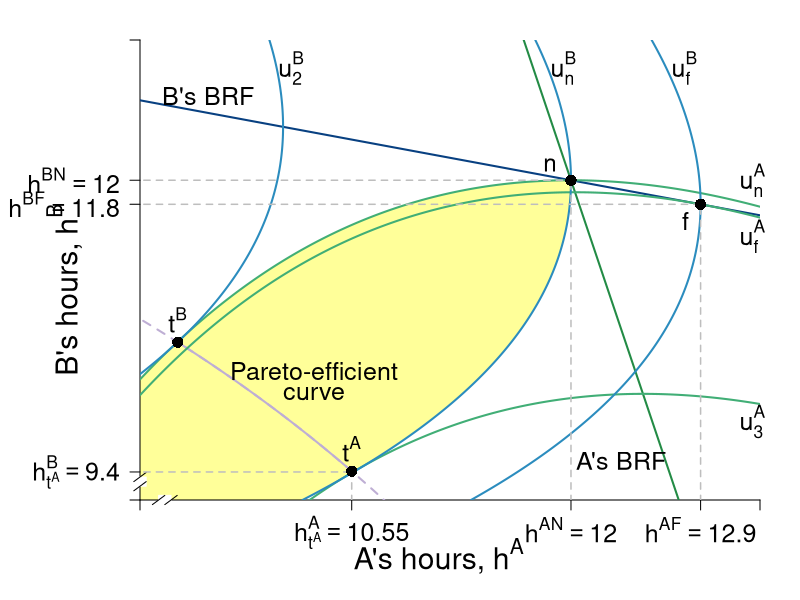

Here is the R script that generated this plot:
require(shape)
library(plotrix)
pdf(file = "coordination_failures/coord_brfs_stackelberg_zoom_close.pdf", width = 9, height = 7)

#Set parameters for graphics
pointsize <- 1.8
axislabelsize <- 1.8
labelsize <- 1.5
namesize <- 1.8
annotatesize <- 1.5
graphlinewidth <- 2
segmentlinewidth <- 1.5
COL <- c("#7fc97f", "#beaed4", "#fdc086", "#ffff99", "#386cb0", "#f0027f", "#bf5b17", "#666666")
COLA <- c("#99d8c9","#66c2a4","#41ae76", "#238b45", "#005824")
COLB <- c("#4eb3d3", "#2b8cbe", "#0868ac","#084081")

par(mar =  c(5, 7, 2, 2))

uA <- function(ea, eb, alpha = 30, beta = 1/2) {
  (alpha - beta*(ea+eb))*ea - 0.5*(ea)^2
}

uB <- function(ea, eb, alpha = 30, beta = 1/2) {
  (alpha - beta*(ea+eb))*eb - 0.5*(eb)^2
}

yA <- function(ea, eb, alpha = 30, beta = 1/2){
  ea*(alpha - beta*(ea + eb))
}

brfB <- function(ea, alpha = 30, beta = 1/2) {
  (alpha - beta*ea)/(1 + 2*beta)
}

brfA <- function(ea, alpha = 30, beta = 1/2) {
  (alpha - ea*(1 + 2*beta))/(beta)
}

brfPE <- function(ea, alpha = 30, beta = 1/8) {
  alpha*(1 - beta*ea)
}

hANE <- function(alpha, beta = 1/2){
  alpha/(1 + 3*beta)
}

hApEff <- function(alpha, beta = 1/2){
  alpha/(2 + 4*beta)
}

hAST <- function(alpha, beta = 1/2){
  (alpha*(1 + beta))/(1 + 4*beta + 2*beta^2)
}

hApEff2 <- function(alpha, beta = 1/2){
  alpha/(1 + 4*beta)
}

intercept1 <- function(alpha, beta = 1/2){
  alpha/(1 + 2*beta)
}

PEC <- function(ea, alpha = 30, beta = 1/2){
  a = beta*(1+2*beta);
  b = -alpha*(1+3*beta)+(1+2*beta)^2*ea;
  c = alpha^2 - alpha*(1+3*beta)*ea+ beta*(1+2*beta)*ea^2
  delta = b^2-4*a*c
  return((-b-sqrt(delta))/(2*a))
}


indiffA <- function(ea, alpha = 30, beta = 1/2, uA = 144) {
  (alpha*ea - beta*(ea)^2 - 0.5*(ea)^2 - uA)/(beta*ea)
}

indiffBroot1 <- function(ea, alpha = 30, beta = 30, uB = 144){
  (-sqrt(alpha^2 - 2*alpha*beta*ea + beta^2*ea^2 - 4*beta*uB - 2*uB) + alpha - beta*ea)/(2*beta + 1)
}

indiffBroot2 <- function(ea, alpha = 30, beta = 30, uB = 144){
  (sqrt(alpha^2 - 2*alpha*beta*ea + beta^2*ea^2 - 4*beta*uB - 2*uB) + alpha - beta*ea)/(2*beta + 1)
}


indiffB <- function(eb, alpha = 30, beta = 1/2, uB = 144) {
  (alpha*eb - uB - 0.5*eb^2)/(alpha*beta*eb)
}

indiffB2 <- function(ea, alpha = 30, beta = 1/2, uB = 144) {
  sqrt(alpha^2*(beta*ea - 1)^2 - 2*uB) - alpha*beta*ea + alpha
}

indiffB3 <- function(ea, alpha = 30, beta = 1/2, uB = 144) {
  -sqrt(alpha^2*(beta*ea - 1)^2 - 2*uB) - alpha*beta*ea + alpha
}


xlims <- c(9.15, 13.25)
ylims <- c(9.15, 13.25)

npts <- 501 
x <- seq(xlims[1], xlims[2], length.out = npts)
y <- seq(ylims[1], ylims[2], length.out = npts) 
a <- c(uA(hANE(alpha = 30, beta = 1/2), hANE(alpha = 30, beta = 1/2)), 
       uA(hAST(alpha = 30, beta = 1/2), brfB(ea = hAST(alpha = 30, beta = 1/2))),
       155.65)
b <- c(uA(hANE(alpha = 30, beta = 1/2),hANE(alpha = 30, beta = 1/2)), 
       uA(brfB(ea = hAST(alpha = 30, beta = 1/2)), hAST(alpha = 30, beta = 1/2)),
       155.65)


plot(0, 0, xlim = xlims, ylim = ylims, type = "n",
     xlab = expression(paste("")),
     ylab = expression(paste("")), 
     xaxt = "n", 
     yaxt = "n", 
     cex.lab = axislabelsize, 
     bty = "n",
     xaxs="i", 
     yaxs="i")


ticksy <- c(ylims[1], 9.4, brfB(ea = hAST(alpha = 30, beta = 1/2)), hANE(alpha = 30), intercept1(alpha = 30), ylims[2])
ylabels <- c(NA, expression(paste(h[t^A]^B == 9.4)), expression(paste(h^{BF}==11.8)), expression(paste(h^{BN})==12), expression(paste(frac(alpha, 1 + 2*beta))), NA)
ticksx <- c(xlims[1], 10.55, hANE(alpha = 30), hAST(alpha = 30, beta = 1/2), intercept1(alpha = 30), xlims[2])
xlabels <- c(NA, expression(paste(h[t^A]^A == 10.55)), expression(paste(h^{AN}==12)), expression(paste(h^{AF}==12.9)), expression(paste(frac(alpha, 1 + 2*beta))), NA)




npts <- 500 
xx1 <- seq(xlims[1], xlims[2], length.out = npts)

xx2 <- seq(9.4, 10.55, length.out = npts)
xx3 <- seq(8.4, 11.55, length.out = npts)

#I need something like xx1 with npts for 
xpoly1 <- seq(from = 8, to = 12, length.out = 500)
ypoly1 <- indiffA(xpoly1, uA = 144, alpha = 30, beta = 1/2)
ypoly2 <- indiffBroot1(xpoly1, uB = 144, alpha = 30, beta = 1/2)
polygon(x = c(xpoly1, rev(xpoly1)), y = c(ypoly1, rev(ypoly2)), col=COL[4], density=NULL, border = NA)

axis(1, at = ticksx,  pos = xlims[1], labels = FALSE, cex.axis = labelsize)
text(x = c(0, 10.55, hANE(alpha = 30), hAST(alpha = 30, beta = 1/2), intercept1(alpha = 30), xlims[2]), par("usr")[3] - 0.1, labels = xlabels, srt = 0, pos = 1, xpd = TRUE, cex = labelsize)

axis(2, at = ticksy, pos = ylims[1], labels = ylabels, las = 1, cex.axis = labelsize)

axis.break(axis=1,breakpos=NULL,pos=xlims[1],bgcol="white",breakcol="black",
           style="slash",brw=0.02)

axis.break(axis=2,breakpos=NULL,pos=ylims[1],bgcol="white",breakcol="black",
           style="slash",brw=0.02)

lines(xx1, brfA(xx1, alpha = 30, beta = 1/2), col = COLA[4], lwd = graphlinewidth)
lines(xx1, brfB(xx1, alpha = 30, beta = 1/2), col = COLB[4], lwd = graphlinewidth)
lines(xx3, PEC(xx3, alpha = 30, beta = 1/2), col = COL[2], lwd = graphlinewidth, lty = 2)
lines(xx2, PEC(xx2, alpha = 30, beta = 1/2), col = COL[2], lwd = graphlinewidth)

contour(y, x, 
        outer(x, y, uA),
        drawlabels = FALSE,
        col = COLA[3],
        lwd = graphlinewidth,
        levels = a, 
        xaxs="i", 
        yaxs="i", 
        add = TRUE) 

text( 0.5*(9.25 + 13), ylims[1] - 0.5, expression(paste("A's hours, ", h^A)), xpd = TRUE, cex = axislabelsize)
text(xlims[1] - 0.5, 0.5*(9.25 + 13) - 0.1, expression(paste("B's hours, ", h^B)), xpd = TRUE, cex = axislabelsize, srt = 90) 


contour(x, y,
        outer(x, y, uB),
        drawlabels = FALSE,
        col = COLB[2],
        lwd = graphlinewidth,
        levels = b,
        add = TRUE
)


text(10.3, 10.3, expression("Pareto-efficient"), cex = labelsize)
text(10.3,  10.1, expression("curve"), cex = labelsize)


#Label the iso-welfare functions for A (leader)
text(13.2, 12, expression(u[n]^A), cex = labelsize, xpd = TRUE)
text(13.2, 11.5, expression(u[f]^A), cex = labelsize, xpd = TRUE)
text(13.2, 9.85, expression(u[3]^A), cex = labelsize, xpd = TRUE)

#Label the indifference curves for B (follower)
text(12.75, 13, expression(u[f]^B), cex = labelsize)
text(11.95, 13, expression(u[n]^B), cex = labelsize)
text(10.15, 13, expression(u[2]^B), cex = labelsize)


#Label Nash Equilibrium 
segments(0, 12, 12, 12, lty = 2, col = "gray", lwd = segmentlinewidth)
segments(12, 0, 12, 12, lty = 2, col = "gray" , lwd = segmentlinewidth)

points(hANE(alpha = 30), hANE(alpha = 30), pch = 16, col = "black", cex = 1.5)
text(hANE(alpha = 29.4) + 0.1, hANE(alpha = 30.1) + 0.1, expression(paste(n)), cex = labelsize - 0.05)

segments(0, brfB(ea = hAST(alpha = 30, beta = 1/2)), hAST(alpha = 30, beta = 1/2), brfB(ea = hAST(alpha = 30, beta = 1/2)), lty = 2, col = "gray", lwd = segmentlinewidth)
segments(hAST(alpha = 30, beta = 1/2), 0, hAST(alpha = 30, beta = 1/2), brfB(ea = hAST(alpha = 30, beta = 1/2)), lty = 2, col = "gray" , lwd = segmentlinewidth)
points(hAST(alpha = 30, beta = 1/2), brfB(ea = hAST(alpha = 30, beta = 1/2)), pch = 16, col = "black", cex = 1.5)
text(hAST(alpha = 30, beta = 1/2) - 0.1, brfB(ea = hAST(alpha = 30, beta = 1/2)) - 0.15, expression(paste(f)), cex = labelsize)

#Annotate Pareto Efficient Curve and relevant points

segments(0, 9.4, 10.55, 9.4, lty = 2, col = "gray", lwd = segmentlinewidth)
segments(10.55, 0, 10.55, 9.4, lty = 2, col = "gray" , lwd = segmentlinewidth)

points(10.55, PEC(10.55), pch = 16, col = "black", cex = 1.5)
text(10.55, PEC(10.55) + 0.2, expression(paste(t^A)), cex = labelsize)

points(9.4, PEC(9.4), pch = 16, col = "black", cex = 1.5)
text(9.4, PEC(9.4) + 0.2, expression(paste(t^B)), cex = labelsize)


#B's brf
text(9.6, 12.75, expression(paste("B's BRF")), cex = labelsize)

#A's brf
text(12.33, 9.5, expression(paste("A's BRF")), xpd = TRUE, cex = labelsize)



dev.off()
